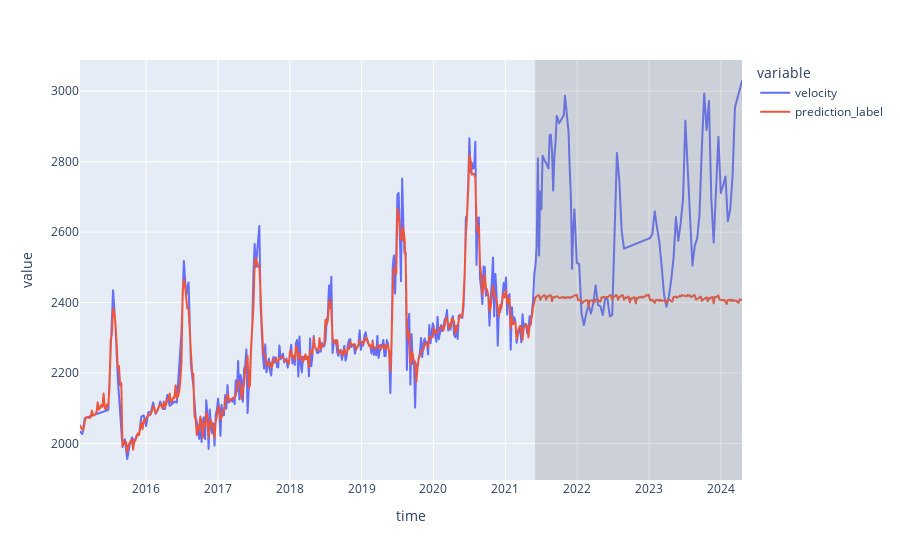

Write notebook code for a chart like this one.
### Markdown cell above
### 2. Visualize test data

The data were split into training and test data. Here we visualize the predictions for the training data and predictions for the test set (highlighted in light gray).

### Code cell
# Ensure the 'time' column is in datetime format
df['time'] = pd.to_datetime(df['time'])

# Generate predictions and use the original time column
predictions = predict_model(model, data=df)
predictions['time'] = df['time']  # Ensure this matches your data

# Ensure the lengths match
predictions = predictions.iloc[:len(df)]

# Plot
fig = px.line(predictions, x='time', y=["velocity", "prediction_label"])
fig.add_vrect(x0="2021-06-01", x1="2024-04-18", fillcolor="grey", opacity=0.25, line_width=0)
fig.write_image('../figures/test_train' + point_name + '.png')
fig.show()

### Figure 1 — Plotly figure (JSON) as saved in the notebook; plotly's stock layout.template omitted (floating-point values rounded to 4 significant figures; data arrays with more than 128 entries replaced by an {"elided": "..."} marker saying what was removed)
{"data": [{"hovertemplate": "variable=velocity<br>time=%{x}<br>value=%{y}<extra></extra>", "legendgroup": "velocity", "line": {"color": "#636efa", "dash": "solid"}, "marker": {"symbol": "circle"}, "mode": "lines", "name": "velocity", "showlegend": true, "type": "scattergl", "x": {"elided": "562 str values"}, "xaxis": "x", "y": {"elided": "562 float values"}, "yaxis": "y"}, {"hovertemplate": "variable=prediction_label<br>time=%{x}<br>value=%{y}<extra></extra>", "legendgroup": "prediction_label", "line": {"color": "#EF553B", "dash": "solid"}, "marker": {"symbol": "circle"}, "mode": "lines", "name": "prediction_label", "showlegend": true, "type": "scattergl", "x": {"elided": "562 str values"}, "xaxis": "x", "y": {"elided": "562 float values"}, "yaxis": "y"}], "layout": {"legend": {"title": {"text": "variable"}, "tracegroupgap": 0}, "margin": {"t": 60}, "shapes": [{"fillcolor": "grey", "line": {"width": 0}, "opacity": 0.25, "type": "rect", "x0": "2021-06-01", "x1": "2024-04-18", "xref": "x", "y0": 0, "y1": 1, "yref": "y domain"}], "xaxis": {"anchor": "y", "domain": [0, 1], "title": {"text": "time"}}, "yaxis": {"anchor": "x", "domain": [0, 1], "title": {"text": "value"}}}}
